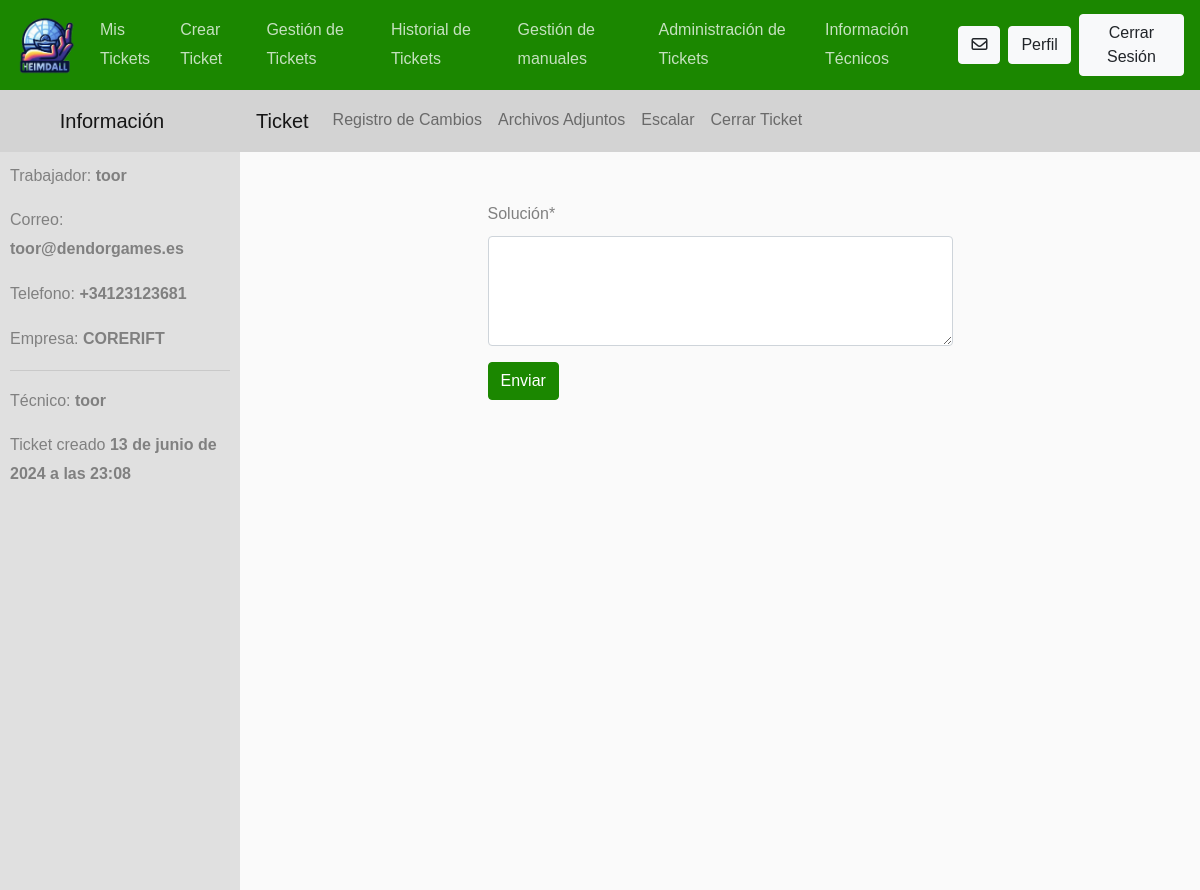
Screenshot of /ticket/cerrar/40 (signed in) with the database file from the repository.
### heimdallapp/models.py (models this page shows, shortened)
class Ticket(models.Model):
    trabajador = models.ForeignKey(Trabajador,related_name="trabajador", on_delete=models.DO_NOTHING)
    tecnico =  models.ForeignKey(Trabajador,related_name="tecnico", on_delete=models.DO_NOTHING, blank=True, null=True)
    subcategoria = models.ForeignKey(Sub_categoria, on_delete=models.DO_NOTHING)
    class Estados(models.TextChoices):
        CREADO = "Creado", _("Creado")
        CONFIRMADO = "Confirmado", _("Confirmado")
        ACEPTADO = "Aceptado", _("Aceptado")
        ESCALADO = "Escalado", _("Escalado")
        RESUELTO =  "Resuelto", _("Resuelto")
    descripcion = models.CharField(max_length=500, blank=False, null=False)
    fecha = models.DateTimeField(default=datetime.now()) # LA FECHA SE INTRODUCE DE FORMA AUTOMÁTICA - ES EQUIVALENTE A LA FECHA DE CREACIÓN DEL TICKET
    estado = models.CharField(max_length=20, choices=Estados.choices, default=Estados.CREADO)
    fecha_resolucion = models.DateTimeField(null=True, blank=True)

class Trabajador(AbstractUser):
    es_tecnico = models.BooleanField(default=False, null=False, blank=False)
    es_administrador = models.BooleanField(default=False, null=False, blank=False)
    telefono = PhoneNumberField(null=True, blank=True, unique=True)
    type_emp = [("SOLTECK", "SOLTECK"), ("CYBERWAVE", "CYBERWAVE"), ("CORERIFT", "CORERIFT"), ("EMERALSOLUTIONS", "EMERALSOLUTIONS")]
    empresa = models.CharField(max_length=20, choices=type_emp)
    def __str__(self):
        return self.username

### heimdallapp/views.py (the view, shortened to what this page needs)
# urls.py: path('ticket/cerrar/<int:pk>', CerrarTicket.as_view(), name='cerrar_ticket'),
class CerrarTicket(UserPassesTestMixin,FormView):
    form_class = FormCerrar
    template_name = "componentes/tecnico/cerrar.html"
    def get_context_data(self, **kwargs) -> dict[str, Any]:
        context = super().get_context_data(**kwargs)
        context["object"] = Ticket.objects.get(pk=self.request.path_info.split("/")[-1])
        return context
    def test_func(self):
        ticket = self.get_context_data()["object"]
        return self.request.user.is_authenticated and self.request.user.id == ticket.tecnico.id and self.get_context_data()["object"].estado == "Aceptado" and self.get_context_data()["object"].estado != 'Resuelto'

### heimdallapp/forms.py
class FormCerrar(forms.Form):
    solucion = forms.CharField(max_length=500,required=True, label="Solución",
                             widget=forms.Textarea(attrs={'rows': 4, 'cols': 60}))

### templates/componentes/tecnico/cerrar.html (shortened to what this page needs)
{% extends "./base_ticket.html" %}
{% load crispy_forms_tags %}
{% block componente %}
<div class="row justify-content-center mt-5">
    <div class="col-md-6">
        <form method="post">
            {{ form|crispy }}
            <button type="submit" class="btn btn-primary">Enviar</button>
        </form>
    </div>
</div>
{% endblock componente %}

### templates/componentes/tecnico/base_ticket.html (shortened to what this page needs)
{% extends "base.html" %}
{% block contenido %}
<div class="contenedor">
    <div class="INFO">
        <nav class="navbar navbar-expand-lg navbar-light bg-submenu text-center justify-content-center">
            <a class="navbar-brand " href="">Información</a>
        </nav>
        <div class="informacion">
            <p>Trabajador: <b>{{object.trabajador}}</b></p>
            <p>Correo: <b>{{object.trabajador.email}}</b></p>
            <p>Telefono: <b>{{object.trabajador.telefono}}</b></p>
            <p>Empresa: <b>{{object.trabajador.empresa}}</b></p>
            <hr>
            <p>Técnico: <b>{{object.tecnico}}</b></p>
            <p>Ticket creado <b>{{object.fecha}}</b></p>
        </div>
    </div>
    <div class="CONTENIDO">
        {% include "./menu_ticket.html" %}
        {% block componente %}{% endblock componente %}
    </div>
  </div>
{% endblock contenido %}

### rows the page displays
Ticket: trabajador "toor", trabajador.email "toor@dendorgames.es", trabajador.telefono "+34123123681", trabajador.empresa "CORERIFT", tecnico "toor", fecha "13 de junio de 2024 a las 23:08"
